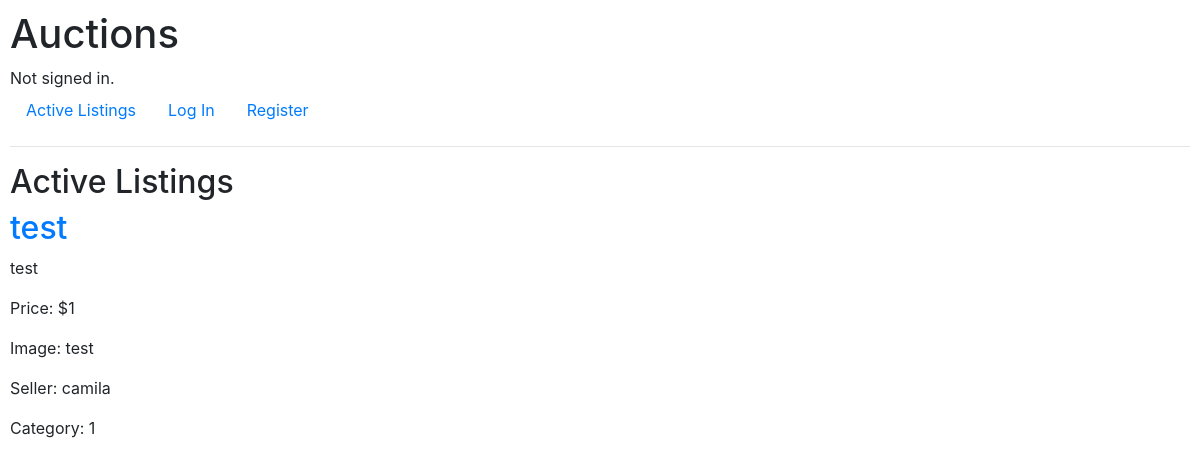
The page / on the database its author committed.
### auctions/models.py (models this page shows, shortened)
class Listing(models.Model):
    title = models.CharField(max_length=64)
    description = models.CharField(max_length=64)
    starting_bid = models.IntegerField()
    seller = models.ManyToManyField(User, blank=True, related_name="listing")
    seller_username = models.CharField(max_length=64, default="")
    img_url = models.CharField(max_length=64, blank=True)
    category_id = models.IntegerField(default=1)
    in_watchlist = models.BooleanField(default=False)
    current_price = models.IntegerField(blank=True)
    is_active = models.BooleanField()
    current_winner = models.ManyToManyField(User, blank=True, related_name="won_bid")

### auctions/views.py (the view)
# urls.py: path("", views.index, name="index"),
def index(request):
    return render(request, "auctions/index.html", {
        "listings": Listing.objects.filter(is_active=True)
    })

### auctions/templates/auctions/index.html
{% extends "auctions/layout.html" %}
{% block body %}
    <h2>Active Listings</h2>
    {% for listing in listings %}
        <div>
            <h2><a href="{% url 'listings' listing.id %}">{{ listing.title }}</a></h2>
            <p>{{ listing.description }}</p>
            <p>Price: ${{ listing.starting_bid }}</p>
            <p>Image: {{ listing.img_url }}</p>
            <p>Seller: {{ listing.seller_username }}</p>
            <p>Category: {{ listing.category_id }}</p>
        </div>
        <br>
    {% endfor %}
{% endblock %}

### auctions/static/auctions/styles.css (style rules this page uses)
body { padding: 10px; }

### rows shown on the page
Listing: title "test", description "test", starting_bid "1", img_url "test", seller_username "camila", category_id "1"
